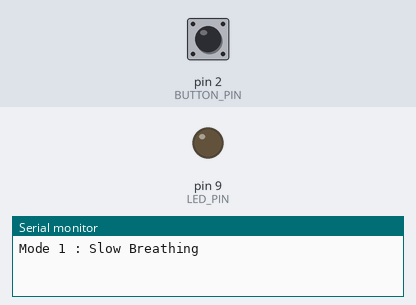
A sketch run on a simulated Arduino Uno, built with avr-gcc and run on an emulated ATmega328P. Parts: output pins drawn as LEDs (lit = HIGH), the last lines printed to the serial monitor. Inputs (shaded band) come from the test bench; at power-on: pin 2 (BUTTON_PIN) HIGH.

Above: at 1.25 s.
1.3 s: pin 2 (BUTTON_PIN) pulled LOW for 0.15 s
At 1.75 s:
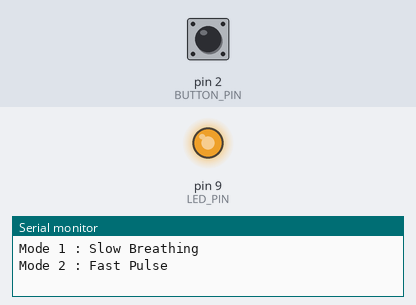
4.3 s: pin 2 (BUTTON_PIN) pulled LOW for 1 s
At 4.42 s:
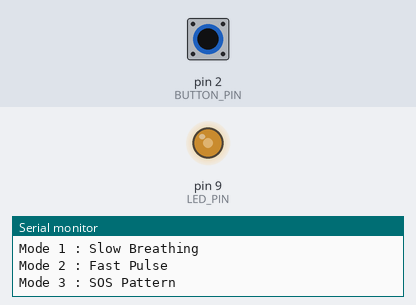
Timing chart, 0 to 13.3 s (numbered marks = the images above; inputs shaded):
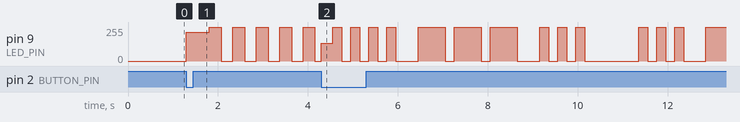

The sketch:

PWM_fading.ino
```cpp
/*
 * Project : PWM Fading Night Light
 * Question : Q17
 * Author : P Meet Kumar
 * Roll No. : IoT 009
 * Date :
 * Description :
 * Automatic PWM night light with three operating modes:
 * 1. Slow Breathing
 * 2. Fast Pulse
 * 3. SOS Pattern
 * Current mode is displayed on the Serial Monitor.
 */

const int LED_PIN = 9;
const int BUTTON_PIN = 2;

int mode = 0;
bool lastButtonState = HIGH;

void setup() {

  pinMode(LED_PIN, OUTPUT);
  pinMode(BUTTON_PIN, INPUT_PULLUP);

  Serial.begin(9600);

  printMode();
}

void loop() {

  checkButton();

  switch (mode) {

    case 0:
      slowBreathing();
      break;

    case 1:
      fastPulse();
      break;

    case 2:
      sosPattern();
      break;
  }

}

void checkButton() {

  bool currentState = digitalRead(BUTTON_PIN);

  if (lastButtonState == HIGH && currentState == LOW) {

    mode++;

    if (mode > 2)
      mode = 0;

    printMode();

    delay(250);
  }

  lastButtonState = currentState;
}

void printMode() {

  Serial.println();

  switch (mode) {

    case 0:
      Serial.println("Mode 1 : Slow Breathing");
      break;

    case 1:
      Serial.println("Mode 2 : Fast Pulse");
      break;

    case 2:
      Serial.println("Mode 3 : SOS Pattern");
      break;
  }

}

void slowBreathing() {

  // Fade In (1.5 seconds)

  for (int i = 0; i <= 255; i++) {

    analogWrite(LED_PIN, i);

    delay(6);

    if (digitalRead(BUTTON_PIN) == LOW)
      return;
  }

  // Fade Out (1.5 seconds)

  for (int i = 255; i >= 0; i--) {

    analogWrite(LED_PIN, i);

    delay(6);

    if (digitalRead(BUTTON_PIN) == LOW)
      return;
  }

}

void fastPulse() {

  // Fade In (0.25 seconds)

  for (int i = 0; i <= 255; i += 5) {

    analogWrite(LED_PIN, i);

    delay(5);

    if (digitalRead(BUTTON_PIN) == LOW)
      return;
  }

  // Fade Out (0.25 seconds)

  for (int i = 255; i >= 0; i -= 5) {

    analogWrite(LED_PIN, i);

    delay(5);

    if (digitalRead(BUTTON_PIN) == LOW)
      return;
  }

}

void dot() {

  analogWrite(LED_PIN, 255);

  delay(200);

  analogWrite(LED_PIN, 0);

  delay(200);

}

void dash() {

  analogWrite(LED_PIN, 255);

  delay(600);

  analogWrite(LED_PIN, 0);

  delay(200);

}

void sosPattern() {

  // ...

  dot();
  if (digitalRead(BUTTON_PIN) == LOW) return;

  dot();
  if (digitalRead(BUTTON_PIN) == LOW) return;

  dot();
  if (digitalRead(BUTTON_PIN) == LOW) return;

  delay(300);

  // ---

  dash();
  if (digitalRead(BUTTON_PIN) == LOW) return;

  dash();
  if (digitalRead(BUTTON_PIN) == LOW) return;

  dash();
  if (digitalRead(BUTTON_PIN) == LOW) return;

  delay(300);

  // ...

  dot();
  if (digitalRead(BUTTON_PIN) == LOW) return;

  dot();
  if (digitalRead(BUTTON_PIN) == LOW) return;

  dot();
  if (digitalRead(BUTTON_PIN) == LOW) return;

  delay(1000);

}
```
